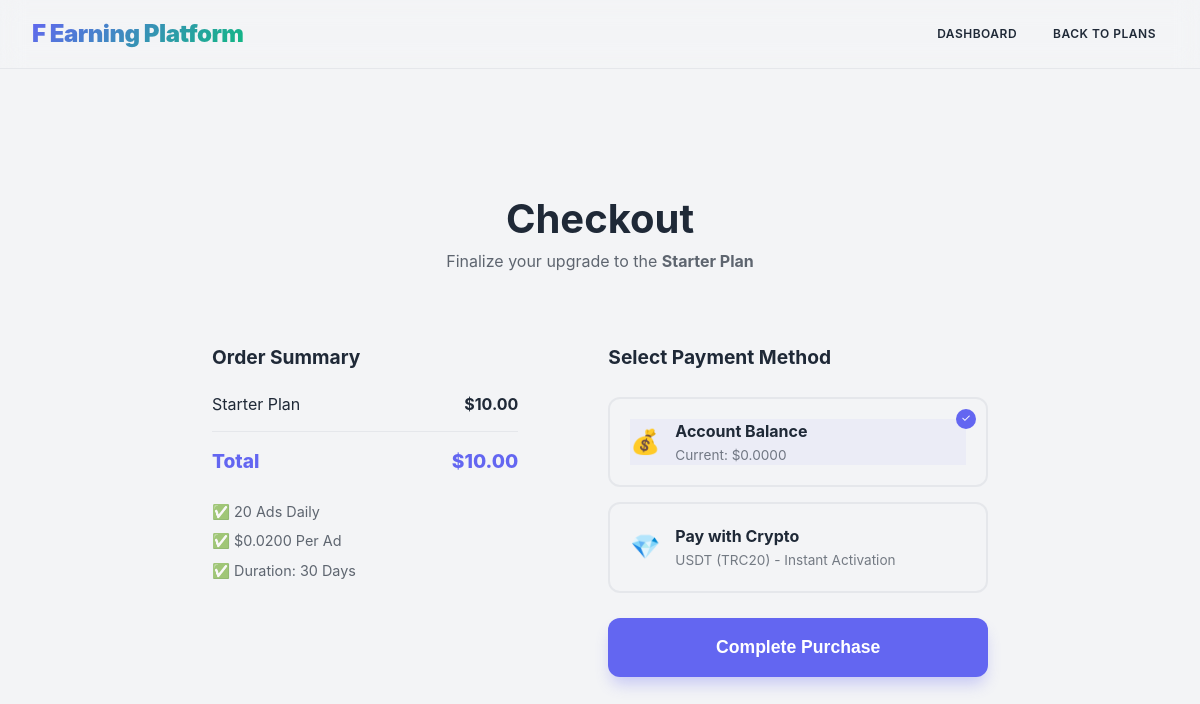
Screenshot of /user/checkout.php?plan_id=2 (signed in) with the database file from the repository.
### tables this page shows
CREATE TABLE IF NOT EXISTS memberships (
    id INT AUTO_INCREMENT PRIMARY KEY,
    name VARCHAR(50) NOT NULL,
    price DECIMAL(10, 2) NOT NULL,
    daily_ads INT NOT NULL,
    daily_surveys INT NOT NULL DEFAULT 5,
    ad_reward DECIMAL(10, 4) NOT NULL,
    duration_days INT NOT NULL,
    created_at TIMESTAMP DEFAULT CURRENT_TIMESTAMP
);

CREATE TABLE IF NOT EXISTS users (
    id INT AUTO_INCREMENT PRIMARY KEY,
    username VARCHAR(50) NOT NULL UNIQUE,
    email VARCHAR(100) NOT NULL UNIQUE,
    country VARCHAR(100) DEFAULT 'Global',
    password VARCHAR(255) NOT NULL,
    balance DECIMAL(15, 4) DEFAULT 0.0000,
    total_earned DECIMAL(15, 4) DEFAULT 0.0000,
    referral_code VARCHAR(20) UNIQUE,
    referred_by INT DEFAULT NULL,
    is_admin TINYINT(1) DEFAULT 0,
    is_verified TINYINT(1) DEFAULT 0,
    status ENUM('active', 'blocked') DEFAULT 'active',
    membership_id INT DEFAULT 1,
    membership_expires_at TIMESTAMP NULL,
    verification_token VARCHAR(100),
    otp_code VARCHAR(10),
    otp_expiry DATETIME,
    reset_token VARCHAR(100),
    reset_token_expiry DATETIME,
    created_at TIMESTAMP DEFAULT CURRENT_TIMESTAMP,
    FOREIGN KEY (referred_by) REFERENCES users(id) ON DELETE SET NULL
);

### includes/user_functions.php (called while the page is built, shortened)
<?php
require_once __DIR__ . '/../config/config.php';
class User {
    private $pdo;
    public function __construct($pdo) {
        $this->pdo = $pdo;
    }
    public function getUserDetails($user_id) {
        $stmt = $this->pdo->prepare("SELECT * FROM users WHERE id = ?");
        $stmt->execute([$user_id]);
        return $stmt->fetch();
    }
}
$userClass = new User($pdo);
?>

### user/checkout.php (the view, shortened to what this page needs)
<?php
require_once __DIR__ . '/../includes/user_functions.php';
require_once __DIR__ . '/../includes/nowpayments.php';
$user = $userClass->getUserDetails($_SESSION['user_id']);
$plan_id = isset($_GET['plan_id']) ? (int)$_GET['plan_id'] : 0;
$stmt = $pdo->prepare("SELECT * FROM memberships WHERE id = ? AND id > 1");
$stmt->execute([$plan_id]);
$plan = $stmt->fetch();
?>
<!DOCTYPE html>
<html lang="en">
<head>
    <link rel="stylesheet" href="../assets/css/style.css">
</head>
<body class="light">
    <header class="navbar-fixed">
        <nav class="navbar" style="padding-left: 2rem; padding-right: 2rem;">
            <div class="logo"><h1><?php echo SITE_NAME; ?></h1></div>
            <div class="nav-links">
                <a href="dashboard.php">Dashboard</a>
                <a href="upgrade.php">Back to Plans</a>
            </div>
        </nav>
    </header>
    <main class="container fade-in" style="padding: 40px 2rem; max-width: 900px; margin: 80px auto;">
        <div style="text-align: center; margin-bottom: 40px;">
            <h2 style="font-size: 2.5rem;">Checkout</h2>
            <p style="opacity: 0.7;">Finalize your upgrade to the <strong><?php echo $plan['name']; ?> Plan</strong></p>
        </div>
        <div style="display: grid; grid-template-columns: 1fr 1.2fr; gap: 30px; align-items: start;">
            <div class="card" style="padding: 30px;">
                <h3 style="margin-bottom: 20px; font-size: 1.2rem;">Order Summary</h3>
                <div style="display: flex; justify-content: space-between; margin-bottom: 15px; padding-bottom: 15px; border-bottom: 1px solid var(--border-light);">
                    <span><?php echo $plan['name']; ?> Plan</span>
                    <span style="font-weight: 700;">$<?php echo number_format($plan['price'], 2); ?></span>
                </div>
                <div style="display: flex; justify-content: space-between; font-size: 1.2rem; font-weight: 800; color: var(--primary-color);">
                    <span>Total</span>
                    <span>$<?php echo number_format($plan['price'], 2); ?></span>
                </div>
                <ul style="list-style: none; margin-top: 25px; font-size: 0.9rem; opacity: 0.7;">
                    <li style="margin-bottom: 8px;">✅ <?php echo $plan['daily_ads']; ?> Ads Daily</li>
                    <li style="margin-bottom: 8px;">✅ $<?php echo number_format($plan['ad_reward'], 4); ?> Per Ad</li>
                    <li style="margin-bottom: 8px;">✅ Duration: <?php echo $plan['duration_days']; ?> Days</li>
                </ul>
            </div>
            <div class="card" style="padding: 30px;">
                <h3 style="margin-bottom: 25px; font-size: 1.2rem;">Select Payment Method</h3>
                <form method="POST">
                    <label style="display: block; margin-bottom: 15px; cursor: pointer;">
                        <div style="border: 2px solid var(--border-light); padding: 20px; border-radius: 12px; transition: all 0.3s; position: relative;" class="payment-option">
                            <div style="display: flex; align-items: center; gap: 15px;">
                                <span style="font-size: 1.5rem;">💰</span>
                                <div>
                                    <p style="font-weight: 700; margin-bottom: 2px;">Account Balance</p>
                                    <p style="font-size: 0.85rem; opacity: 0.6;">Current: $<?php echo number_format($user['balance'], 4); ?></p>
                                </div>
                            </div>
                        </div>
                    </label>
                    <label style="display: block; margin-bottom: 25px; cursor: pointer;">
                        <div style="border: 2px solid var(--border-light); padding: 20px; border-radius: 12px; transition: all 0.3s; position: relative;" class="payment-option">
                            <div style="display: flex; align-items: center; gap: 15px;">
                                <span style="font-size: 1.5rem;">💎</span>
                                <div>
                                    <p style="font-weight: 700; margin-bottom: 2px;">Pay with Crypto</p>
                                    <p style="font-size: 0.85rem; opacity: 0.6;">USDT (TRC20) - Instant Activation</p>
                                </div>
                            </div>
                        </div>
                    </label>
                    <button type="submit" class="btn btn-primary" style="width: 100%; padding: 1.2rem; font-size: 1.1rem; font-weight: 700; border-radius: 12px; box-shadow: 0 10px 15px -3px rgba(99, 102, 241, 0.3);">Complete Purchase</button>
                </form>
            </div>
        </div>
    </main>
</body>
</html>

### assets/css/style.css (style rules this page uses)
:root { --primary-color: #6366f1; --primary-hover: #4f46e5; --secondary-color: #10b981; --bg-light: #f3f4f6; --text-light: #1f2937; --bg-dark: #0f172a; --text-dark: #f8fafc; --card-bg-light: #ffffff; --card-bg-dark: #1e293b; --border-light: #e5e7eb; --border-dark: #334155; }
* { margin: 0; padding: 0; box-sizing: border-box; }
body { font-family: 'Inter', system-ui, -apple-system, sans-serif; line-height: 1.5; transition: background-color 0.3s ease, color 0.3s ease; }
body.light { background-color: var(--bg-light); color: var(--text-light); }
.container { width: 100%; margin: 0; padding: 0 1rem; }
@media (min-width: 768px) { .container { padding: 0 2rem; } }
.navbar { display: flex; flex-direction: row; align-items: center; justify-content: space-between; padding: 1rem 2rem; position: sticky; top: 0; z-index: 100; background: inherit; backdrop-filter: blur(12px); border-bottom: 1px solid var(--border-light); width: 100%; transition: all 0.3s ease; }
.logo h1 { font-size: 1.5rem; font-weight: 900; background: linear-gradient(135deg, var(--primary-color), var(--secondary-color)); background-clip: text; -webkit-background-clip: text; -webkit-text-fill-color: transparent; margin: 0; letter-spacing: -0.5px; position: relative; }
.nav-links { display: flex; align-items: center; gap: 0.75rem; }
.nav-links a { text-decoration: none; color: inherit; font-weight: 600; transition: all 0.2s ease; font-size: 0.75rem; white-space: nowrap; text-transform: uppercase; letter-spacing: 0.5px; padding: 8px 12px; border-radius: 8px; }
.btn { padding: 0.75rem 1.5rem; border-radius: 0.5rem; font-weight: 600; cursor: pointer; border: none; display: inline-flex; align-items: center; justify-content: center; transition: all 0.2s; font-size: 0.95rem; }
.btn-primary { background-color: var(--primary-color); color: white; }
.fade-in { animation: fadeIn 0.8s ease-out forwards; }

### user/checkout.php (style rules this page uses)
input[type="radio"]:checked + div { border-color: var(--primary-color); background: rgba(99, 102, 241, 0.05); }
input[type="radio"]:checked + div::after { content: "✓"; position: absolute; top: 10px; right: 10px; background: var(--primary-color); color: white; width: 20px; height: 20px; border-radius: 50%; display: flex; align-items: center; justify-content: center; font-size: 0.7rem; }

### rows the page displays
memberships: name "Starter", price "10.00", daily_ads "20", ad_reward "0.0200", duration_days "30"
users: balance "0.0000"

### other values shown
SITE_NAME "F Earning Platform"
